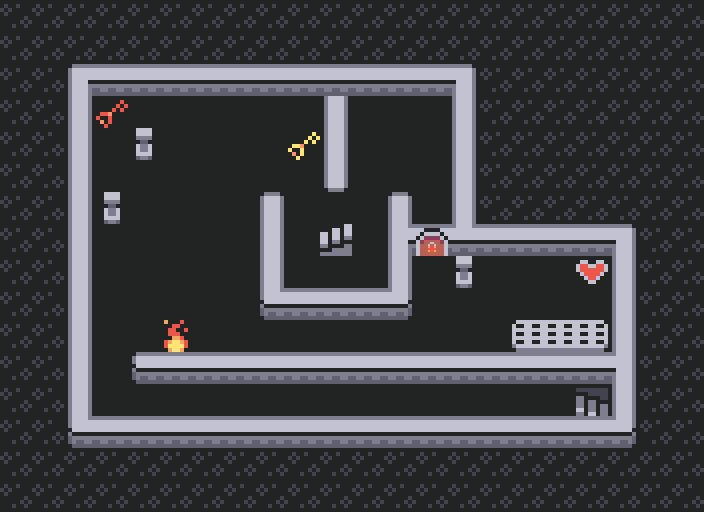

Rendered tile map (Tiled .tmx) drawn with the repository's tilesets; below, a short description and the full map source, tile grids included:
An orthogonal 22x16 tile map with 32x32 px tiles, 1 tile layer (Tile Layer 1).

<map version="1.4" tiledversion="1.4.3" orientation="orthogonal" renderorder="right-down" width="22" height="16" tilewidth="32" tileheight="32" infinite="0" backgroundcolor="#222323" nextlayerid="4" nextobjectid="1">
 <tileset firstgid="1" source="sblobber64.tsx" />
 <layer id="1" name="Tile Layer 1" width="22" height="16">
  <data encoding="csv">
20,20,20,20,20,20,20,20,20,20,20,20,20,20,20,20,20,20,20,20,20,20,
20,20,20,20,20,20,20,20,20,20,20,20,20,20,20,20,20,20,20,20,20,20,
20,20,35,38,38,38,38,38,38,38,38,38,38,38,33,20,20,20,20,20,20,20,
20,20,32,62,0,0,0,0,0,0,32,0,0,0,32,20,20,20,20,20,20,20,
20,20,32,0,18,0,0,0,0,19,32,0,0,0,32,20,20,20,20,20,20,20,
20,20,32,0,0,0,0,0,0,0,11,0,0,0,32,20,20,20,20,20,20,20,
20,20,32,18,0,0,0,0,10,0,0,0,10,0,32,20,20,20,20,20,20,20,
20,20,32,0,0,0,0,0,32,0,31,0,37,63,40,38,38,38,38,33,20,20,
20,20,32,0,0,0,0,0,32,0,0,0,32,0,18,0,0,0,4,32,20,20,
20,20,32,0,0,0,0,0,41,38,38,38,39,0,0,0,0,0,0,32,20,20,
20,20,32,0,0,21,0,0,0,0,0,0,0,0,0,0,48,49,47,32,20,20,
20,20,32,0,13,38,38,38,38,38,38,38,38,38,38,38,38,38,38,36,20,20,
20,20,32,0,0,0,0,0,0,0,0,0,0,0,0,0,0,0,30,32,20,20,
20,20,41,38,38,38,38,38,38,38,38,38,38,38,38,38,38,38,38,39,20,20,
20,20,20,20,20,20,20,20,20,20,20,20,20,20,20,20,20,20,20,20,20,20,
20,20,20,20,20,20,20,20,20,20,20,20,20,20,20,20,20,20,20,20,20,20
</data>
 </layer>
</map>
